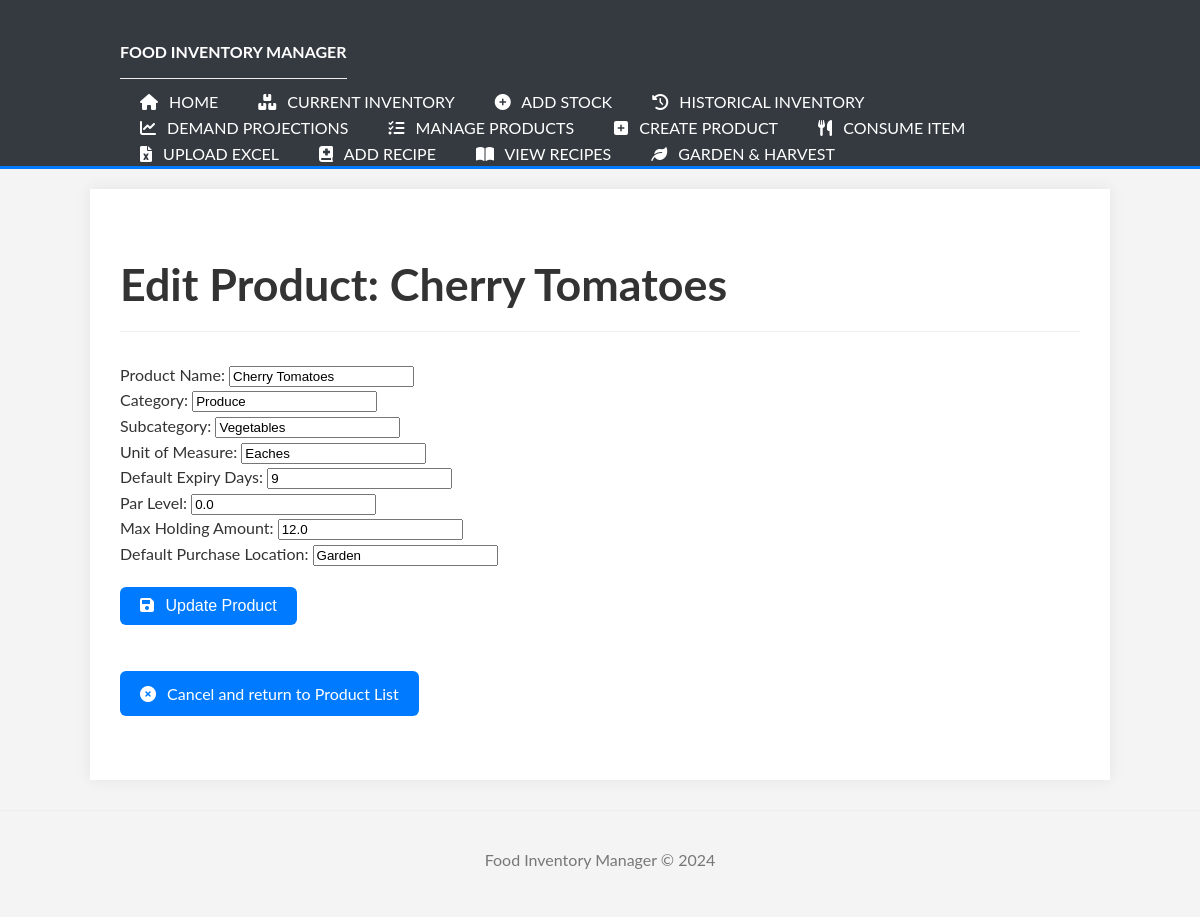
The app's page /products/15/edit with its own data.
### tables this page shows
CREATE TABLE products (
                        id INTEGER PRIMARY KEY AUTOINCREMENT,
                        name TEXT NOT NULL UNIQUE,
                        category TEXT,
                        subcategory TEXT,
                        unit_of_measure TEXT NOT NULL,
                        default_expiry_days INTEGER NOT NULL,
                        par_level REAL DEFAULT 0,
                        max_holding_amount REAL DEFAULT 0,
    purchase_location TEXT,
    consumption_override_rate REAL DEFAULT NULL
                    );

### app.py (the view, shortened to what this page needs)
@app.route('/products/<int:product_id>/edit', methods=['GET', 'POST'])
def edit_product_view(product_id):
    product = manager.get_product(product_id)
    if not product:
        flash(f"Product with ID {product_id} not found.", 'error')
        return redirect(url_for('list_products_view'))
    return render_template('edit_product.html', product=product)

### Food_manager.py (called while the page is built)
    def _get_db_connection(self):
        if self.conn and self.db_filepath == ":memory:":
            return self.conn
        conn = sqlite3.connect(self.db_filepath)
        conn.row_factory = sqlite3.Row # Access columns by name
        return conn

    def get_product(self, product_id):
        try:
            with self._get_db_connection() as conn:
                cursor = conn.cursor()
                cursor.execute("SELECT * FROM products WHERE id = ?", (product_id,))
                row = cursor.fetchone()
                return dict(row) if row else None
        except sqlite3.Error as e:
            print(f"Database error getting product by ID {product_id}: {e}")
            return None # Or raise error

### templates/edit_product.html (shortened to what this page needs)
{% extends "base.html" %}
{% block content %}
<h1>Edit Product: {{ product.name }}</h1>
<form method="POST" action="{{ url_for('edit_product_view', product_id=product.id) }}">
    <div>
        <label for="name">Product Name:</label>
        <input type="text" id="name" name="name" value="{{ product.name }}" required>
    </div>
    <div>
        <label for="category">Category:</label>
        <input type="text" id="category" name="category" value="{{ product.category if product.category is not none else '' }}">
    </div>
    <div>
        <label for="subcategory">Subcategory:</label>
        <input type="text" id="subcategory" name="subcategory" value="{{ product.subcategory if product.subcategory is not none else '' }}">
    </div>
    <div>
        <label for="unit_of_measure">Unit of Measure:</label>
        <input type="text" id="unit_of_measure" name="unit_of_measure" value="{{ product.unit_of_measure }}" required>
    </div>
    <div>
        <label for="default_expiry_days">Default Expiry Days:</label>
        <input type="number" id="default_expiry_days" name="default_expiry_days" value="{{ product.default_expiry_days }}" min="0" required>
    </div>
    <div>
        <label for="par_level">Par Level:</label>
        <input type="number" id="par_level" name="par_level" value="{{ product.par_level if product.par_level is not none else '0' }}" min="0" step="any">
    </div>
    <div>
        <label for="max_holding_amount">Max Holding Amount:</label>
        <input type="number" id="max_holding_amount" name="max_holding_amount" value="{{ product.max_holding_amount if product.max_holding_amount is not none else '0' }}" min="0" step="any">
    </div>
    <div>
        <label for="purchase_location">Default Purchase Location:</label>
        <input type="text" id="purchase_location" name="purchase_location" value="{{ product.purchase_location if product.purchase_location is not none else '' }}">
    </div>
    <div>
        <button type="submit" class="button"><i class="fas fa-save"></i> Update Product</button>
    </div>
</form>
<p><a href="{{ url_for('list_products_view') }}" class="nav-link-button"><i class="fas fa-times-circle"></i> Cancel and return to Product List</a></p>
{% endblock %}

### static/style.css (style rules this page uses)
body { font-family: 'Lato', Arial, sans-serif; margin: 0; padding: 0; background-color: #f4f4f4; color: #333; line-height: 1.6; }
h1, h2, h3 { color: #333; }
h1, h1.page-title { font-size: 2.8em; font-weight: 700; margin-bottom: 30px; color: #333; border-bottom: 1px solid #eee; padding-bottom: 10px; }
p { margin-bottom: 1.5em; }
a { color: #007bff; text-decoration: none; }
.button, .nav-link-button { display: inline-block; margin-top: 20px; padding: 10px 20px; background-color: #007bff; color: white !important; border-radius: 6px; text-decoration: none; border: none; cursor: pointer; font-size: 1em; margin-right: 10px; margin-bottom: 10px; transition: background-color 0.2s ease-out, box-shadow 0.2s ease-out; }
.button i, .nav-link-button i { margin-right: 7px; }

### records on screen
products: name "Cherry Tomatoes", category "Produce", subcategory "Vegetables", unit_of_measure "Eaches", default_expiry_days "9", par_level "0.0", max_holding_amount "12.0", purchase_location "Garden"
